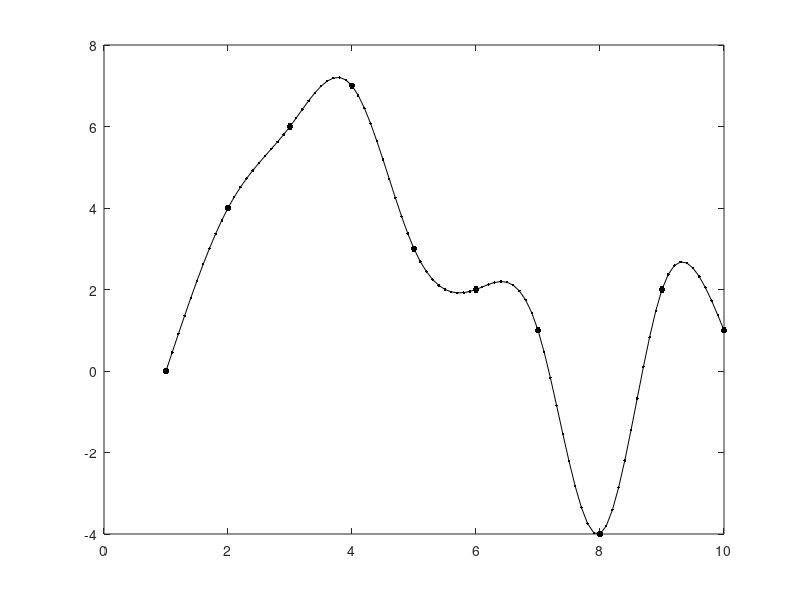

Write MATLAB code to recreate this figure.
%function y_estimate = myspline(x,y,x_estimate) 
%%%%%BE SURE TO UNCOMMENT FIRST LINE BEFORE TUNING IN CODE



%%%%PUT IN AN EXAMPLE EHRE
%%%MAKE SURE TO CMMENT OUT ALL OF THESE LINES BEFORE TURNING IN YOUR
%%%ASSIGNMENT
clear; close all; clc;



x = [1, 2, 3, 4, 5, 6, 7, 8, 9, 10];
y = [0, 4, 6, 7, 3, 2, 1, -4, 2, 1];
x_estimate =1:0.1:10; 



%%%%%

n = length(x); 
F = zeros(4*(n-1),4*(n-1));

%p array is the rigth hand side of all of our equations
p = zeros(4*(n-1),1);

%first condition takes up the first n-1 rows

%program the second condition 
%second condition starts on row (n-1) + 1 
c = 1;


c = 1;
for i = 1:n-1  
    F(i, c) = x(i)^3;
    F(i, c+1) = x(i)^2;
    F(i, c+2) = x(i);
    F(i, c+3) = 1;
    c = c+4;
end
%reset c after each phase.
c = 1;
%%% PHASE 2 %%%
for i = 1:n-1  
    F(n-1+i, c) = x(i+1)^3;
    F(n-1+i, c+1) = x(i+1)^2;
    F(n-1+i, c+2) = x(i+1);
    F(n-1+i, c+3) = 1;
    c = c+4;
end
%reset c after each phase.
c = 1;
%%% PHASE 3 %%%
for i = 1:n-2  
    F((2*(n-1))+i, c) = (x(i+1)^2)*3;
    F((2*(n-1))+i, c+1) = 2*(x(i+1));
    F((2*(n-1))+i, c+2) = 1;
    F((2*(n-1))+i, c+4) = -1*((x(i+1)^2)*3);
    F((2*(n-1))+i, c+5) = -1*(2*(x(i+1)));
    F((2*(n-1))+i, c+6) = -1;
    c = c+4;
end
%reset c after each phase.
c = 1;
%%% PHASE 4 %%%
    
for i = 1:n-2  
    F((2*(n-1))+(n-2)+i, c) = (x(i+1))*6;
    F((2*(n-1))+(n-2)+i, c+1) = 2;
    F((2*(n-1))+(n-2)+i, c+4) = (x(i+1))*-6;
    F((2*(n-1))+(n-2)+i, c+5) = -2;
    c = c+4;
end
%reset c after each phase.
c = 1;
%%% FINAL PHASE %%%
for i = 1:1
    F((2*(n-1))+(2*(n-2))+i, c) = (x(i))*6;
    F((2*(n-1))+(2*(n-2))+i, c+1) = 2;
end
for i = 1:1
    F((2*(n-1))+(2*(n-2))+1+i, (4*n)-7) = (x(n))*6;
    F((2*(n-1))+(2*(n-2))+1+i, (4*n)-6) = 2;
end


%%% MEGAPHASE - BRAVO - THE P MATRIX %%%

for i = 1:n-1
    p(i,1) = y(i);
end

for i = 1:n-1
    p((n-1)+i,1) = y(i+1);
end
        
B = inv(F)*p;

%use coefficients to calculate the y_estimate values
m = reshape(B,[4,n-1]);
q = 1;
for i = 1:length(x_estimate)
    
    equals = find(x_estimate(i)==x);

    if isempty(equals)==0
        %this will be true if equals is not empty which means x_estimate
        %matches one of the x values
        y_estimate(i) = y(equals);
    else 
        left = find(x_estimate(i) > x);
        q = left(end)
    end
%im not sure whats going wrong here, maybe I input the wrong thing or
%something. This should give me my y-estimates
y_estimate(i) = m(1,q)*x_estimate(i)^3 + m(2,q)*x_estimate(i)^2 + m(3,q)*x_estimate(i) + m(4,q)

end


plot(x,y,'.k','markersize',15)
hold on 
plot(x_estimate,y_estimate,'.-k')
%title('Spline Interpolation')
%xlabel('x data')
%ylabel('y data')
%legend('data', 'Spline Interpolation')

%i tried a good chunk of time trying to make this work, that sucks


